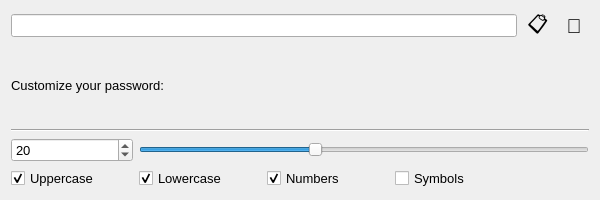
<?xml version="1.0" encoding="UTF-8"?>
<ui version="4.0">
 <class>Dialog</class>
 <widget class="QDialog" name="Dialog">
  <property name="geometry">
   <rect>
    <x>0</x>
    <y>0</y>
    <width>600</width>
    <height>200</height>
   </rect>
  </property>
  <property name="minimumSize">
   <size>
    <width>600</width>
    <height>200</height>
   </size>
  </property>
  <property name="maximumSize">
   <size>
    <width>600</width>
    <height>200</height>
   </size>
  </property>
  <property name="windowTitle">
   <string>Dialog</string>
  </property>
  <layout class="QGridLayout" name="gridLayout">
   <item row="0" column="0" colspan="4">
    <widget class="DoubleClickShowPassword" name="le_password">
     <property name="font">
      <font>
       <pointsize>10</pointsize>
      </font>
     </property>
    </widget>
   </item>
   <item row="0" column="4">
    <widget class="ClickableLabel" name="lbl_copy">
     <property name="maximumSize">
      <size>
       <width>30</width>
       <height>30</height>
      </size>
     </property>
     <property name="font">
      <font>
       <pointsize>15</pointsize>
      </font>
     </property>
     <property name="toolTip">
      <string extracomment="Copy"/>
     </property>
     <property name="text">
      <string>📋</string>
     </property>
     <property name="alignment">
      <set>Qt::AlignCenter</set>
     </property>
    </widget>
   </item>
   <item row="0" column="5">
    <widget class="ClickableLabel" name="lbl_generate">
     <property name="maximumSize">
      <size>
       <width>30</width>
       <height>30</height>
      </size>
     </property>
     <property name="font">
      <font>
       <pointsize>15</pointsize>
      </font>
     </property>
     <property name="text">
      <string>🔄</string>
     </property>
     <property name="alignment">
      <set>Qt::AlignCenter</set>
     </property>
    </widget>
   </item>
   <item row="1" column="0" colspan="2">
    <widget class="QLabel" name="label">
     <property name="font">
      <font>
       <pointsize>10</pointsize>
      </font>
     </property>
     <property name="text">
      <string>Customize your password:</string>
     </property>
    </widget>
   </item>
   <item row="2" column="0" colspan="6">
    <widget class="Line" name="line">
     <property name="orientation">
      <enum>Qt::Horizontal</enum>
     </property>
    </widget>
   </item>
   <item row="3" column="0">
    <widget class="QSpinBox" name="sb_length">
     <property name="font">
      <font>
       <pointsize>10</pointsize>
      </font>
     </property>
     <property name="minimum">
      <number>1</number>
     </property>
     <property name="maximum">
      <number>50</number>
     </property>
     <property name="value">
      <number>20</number>
     </property>
    </widget>
   </item>
   <item row="3" column="1" colspan="5">
    <widget class="QSlider" name="hs_length">
     <property name="minimum">
      <number>1</number>
     </property>
     <property name="maximum">
      <number>50</number>
     </property>
     <property name="value">
      <number>20</number>
     </property>
     <property name="orientation">
      <enum>Qt::Horizontal</enum>
     </property>
    </widget>
   </item>
   <item row="4" column="0">
    <widget class="QCheckBox" name="cb_upper">
     <property name="font">
      <font>
       <pointsize>10</pointsize>
      </font>
     </property>
     <property name="text">
      <string>Uppercase</string>
     </property>
     <property name="checked">
      <bool>true</bool>
     </property>
    </widget>
   </item>
   <item row="4" column="1">
    <widget class="QCheckBox" name="cb_lower">
     <property name="font">
      <font>
       <pointsize>10</pointsize>
      </font>
     </property>
     <property name="text">
      <string>Lowercase</string>
     </property>
     <property name="checked">
      <bool>true</bool>
     </property>
    </widget>
   </item>
   <item row="4" column="2">
    <widget class="QCheckBox" name="cb_numbers">
     <property name="font">
      <font>
       <pointsize>10</pointsize>
      </font>
     </property>
     <property name="text">
      <string>Numbers</string>
     </property>
     <property name="checked">
      <bool>true</bool>
     </property>
    </widget>
   </item>
   <item row="4" column="3">
    <widget class="QCheckBox" name="cb_symbols">
     <property name="font">
      <font>
       <pointsize>10</pointsize>
      </font>
     </property>
     <property name="text">
      <string>Symbols</string>
     </property>
     <property name="checked">
      <bool>false</bool>
     </property>
    </widget>
   </item>
  </layout>
 </widget>
 <customwidgets>
  <customwidget>
   <class>ClickableLabel</class>
   <extends>QLabel</extends>
   <header>custom_widgets.h</header>
  </customwidget>
  <customwidget>
   <class>DoubleClickShowPassword</class>
   <extends>QLineEdit</extends>
   <header>custom_widgets.h</header>
  </customwidget>
 </customwidgets>
 <resources/>
 <connections/>
</ui>
